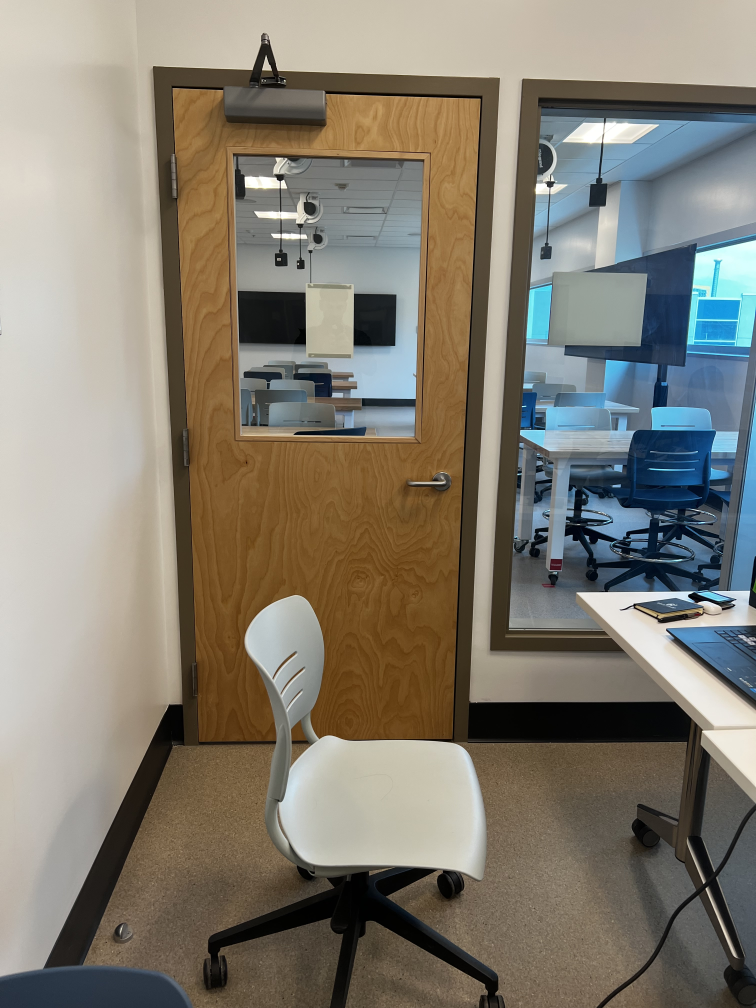
#> input picture data/room.jpg, 3024 x 4032 px, found by its file name (shown at 1/4 size)
$ python filtering.py
#> lines starting #> are read from the running program, lines starting #| are printed output that depends on the picture
import cv2

img = cv2.imread("data/room.jpg")
#> img is the input picture: shape (4032, 3024, 3); mean B, G, R 113.1, 125.1, 130.7

resized = cv2.resize(img, (800, 600))
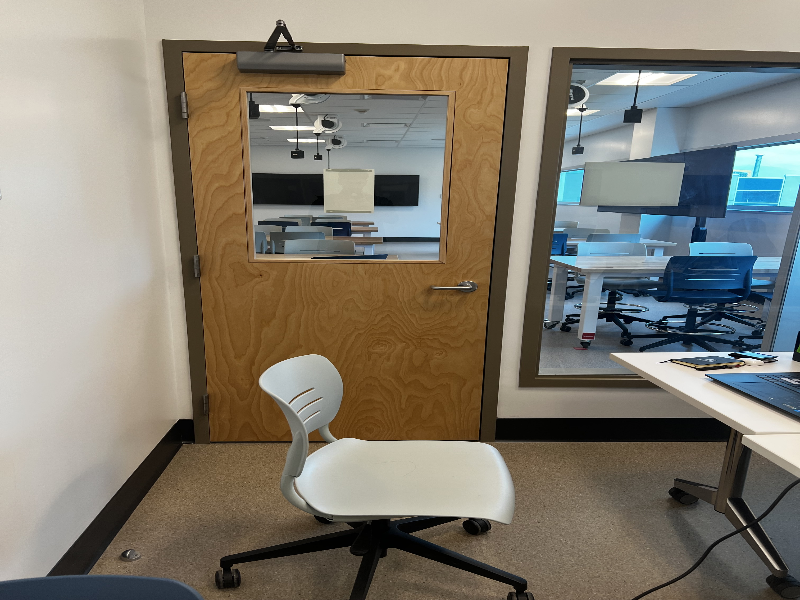
#> resized: shape (600, 800, 3); mean B, G, R 113.1, 125, 130.7

blurred = cv2.GaussianBlur(resized, (15, 15), 0)
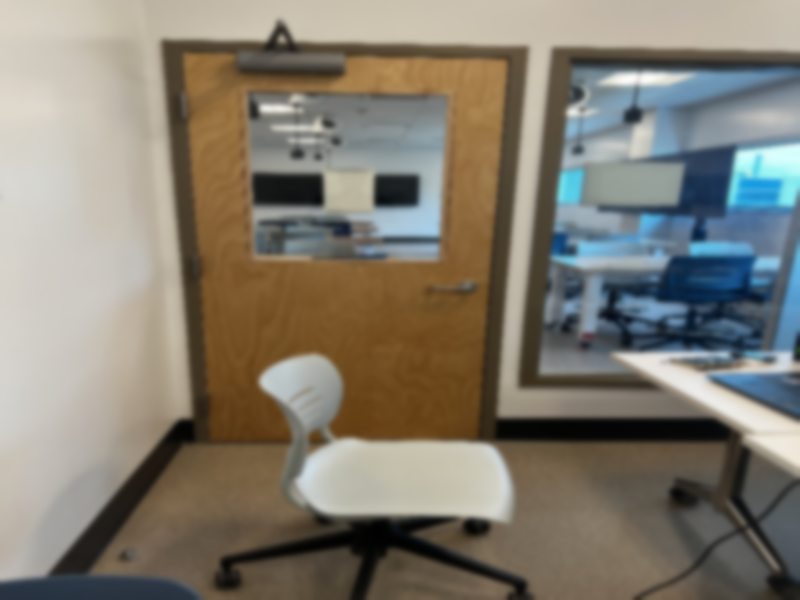
#> blurred: shape (600, 800, 3); mean B, G, R 113.1, 125, 130.7

cv2.imshow("Blurred", blurred)

cv2.waitKey(0)
cv2.destroyAllWindows()
